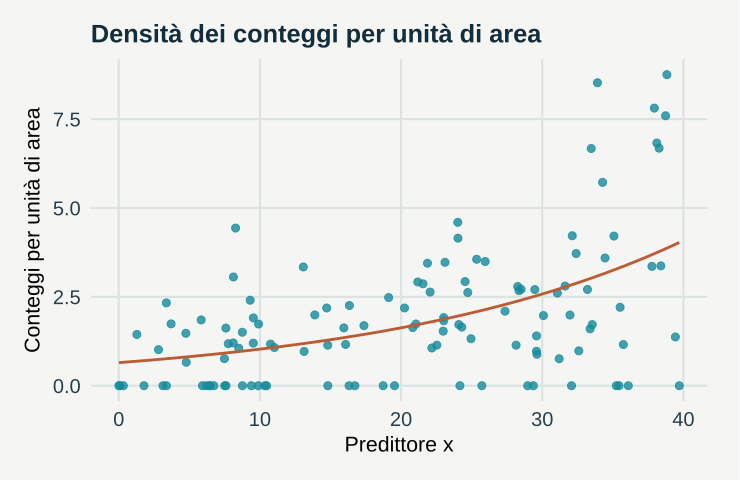

The script that saved this image:
# GeoStat Lab — funzioni comuni. R >= 4.3; ggplot2 >= 3.4; jsonlite.
suppressPackageStartupMessages(library(ggplot2))
col_geo <- c('#168B9C','#BC5B35','#7054A4','#A17B19','#227864','#64748B')
theme_set(theme_minimal(base_size=17, base_family='sans') + theme(
  plot.background=element_rect(fill='#F5F6F3',colour=NA),
  panel.background=element_rect(fill='#F5F6F3',colour=NA),
  panel.grid.minor=element_blank(),panel.grid.major=element_line(colour='#DCE3E2'),
  plot.title=element_text(size=19,face='bold',colour='#122D3B'),
  plot.subtitle=element_text(size=13,colour='#405560',margin=margin(b=12)),
  axis.text=element_text(size=15,colour='#273E4A'),axis.title=element_text(size=16),
  legend.position='bottom',legend.title=element_blank(),legend.text=element_text(size=14),
  strip.text=element_text(size=15,face='bold'),plot.margin=margin(18,24,18,18)))
metric <- function(...) data.frame(grandezza=names(c(...)),valore=as.character(c(...)),check.names=FALSE)
f <- function(x,d=3) {out<-formatC(x,digits=d,format='fg');out[!is.finite(x)]<-'Non definito';out}
line_plot <- function(d,x='x',y='y',title='',xl=x,yl=y,group=NULL) {
 p<-ggplot(d,aes(x=.data[[x]],y=.data[[y]]))
 if(is.null(group)) p<-p+geom_line(colour=col_geo[1],linewidth=1.05) else p<-p+aes(colour=.data[[group]],group=.data[[group]])+geom_line(linewidth=1)+scale_colour_manual(values=col_geo)
 p+labs(title=title,x=xl,y=yl)
}
point_plot <- function(d,x='x',y='y',title='',xl=x,yl=y,group=NULL) {
 p<-ggplot(d,aes(x=.data[[x]],y=.data[[y]]))
 if(is.null(group))p<-p+geom_point(colour=col_geo[1],size=2.5,alpha=.8) else p<-p+aes(colour=.data[[group]])+geom_point(size=2.7,alpha=.85)+scale_colour_manual(values=col_geo)
 p+labs(title=title,x=xl,y=yl)
}
hist_plot<-function(x,title='',xl='Valore',bins=20)ggplot(data.frame(x=x),aes(x))+geom_histogram(bins=bins,fill=col_geo[1],colour='#F5F6F3')+labs(title=title,x=xl,y='Frequenza')
bar_plot<-function(d,x='gruppo',y='valore',title='',yl='Valore')ggplot(d,aes(x=.data[[x]],y=.data[[y]],fill=.data[[x]]))+geom_col(width=.65)+scale_fill_manual(values=rep(col_geo,length.out=length(unique(d[[x]])) ))+guides(fill='none')+labs(title=title,x=NULL,y=yl)
map_plot<-function(d,z='z',title='',xl='Est [km]',yl='Nord [km]')ggplot(d,aes(x,y,fill=.data[[z]]))+geom_raster()+coord_equal()+scale_fill_gradientn(colours=c('#153F56','#298C9C','#B8CDB2','#F1D889','#AD542F'))+labs(title=title,x=xl,y=yl)
acf_data<-function(x,lag=20){a<-acf(x,lag.max=min(lag,length(x)-1),plot=FALSE);data.frame(x=as.vector(a$lag)[-1],y=as.vector(a$acf)[-1])}
# AR(1), distribuzione marginale stazionaria N(0, 1).
ar_series<-function(n,rho){x<-numeric(n);x[1]<-rnorm(1);for(i in 2:n)x[i]<-rho*x[i-1]+sqrt(1-rho^2)*rnorm(1);x}
# Distanze euclidee in unità metriche già dichiarate; nessuna conversione implicita di CRS.
dist_cross<-function(a,b)sqrt(outer(a[,1],b[,1],'-')^2+outer(a[,2],b[,2],'-')^2)
# Predittore IDW: i punti coincidenti ricevono esattamente il valore osservato.
idw<-function(xy,z,new,power=2){dd<-dist_cross(new,xy);apply(dd,1,function(d)if(any(d<1e-10))mean(z[d<1e-10])else weighted.mean(z,d^(-power)))}
# CART didattico binario: divisioni assiali che minimizzano l'impurità di Gini.
cart_fit<-function(x,y,depth=2,minleaf=4){
 node<-list(p=mean(y),n=length(y));if(depth<1||length(unique(y))<2||length(y)<2*minleaf)return(node)
 best<-Inf
 for(j in seq_len(ncol(x))){v<-sort(unique(x[,j])); if(length(v)<2)next
  for(cut in (head(v,-1)+tail(v,-1))/2){left<-x[,j]<=cut;nl<-sum(left);nr<-sum(!left);if(min(nl,nr)<minleaf)next
   score<-nl*mean(y[left])*(1-mean(y[left]))+nr*mean(y[!left])*(1-mean(y[!left]))
   if(score<best){best<-score;node$j<-j;node$cut<-cut;split<-left}
  }
 }
 if(is.finite(best)){node$left<-cart_fit(x[split,,drop=FALSE],y[split],depth-1,minleaf);node$right<-cart_fit(x[!split,,drop=FALSE],y[!split],depth-1,minleaf)};node
}
cart_predict<-function(tree,x)apply(x,1,function(row){t<-tree;while(!is.null(t$j))t<-if(row[t$j]<=t$cut)t$left else t$right;t$p})
p <- list(c = 0, seed = 17)
set.seed(p$seed)
n <- 120

x <- runif(n, 0, 40)

area <- exp(p$c * (x - 20)/10 + rnorm(n, 0, 0.3))

y <- rpois(n, area * exp(-0.5 + 0.05 * x))

con <- glm(y ~ x + offset(log(area)), family = poisson)

senza <- glm(y ~ x, family = poisson)

data <- data.frame(x = x, densita = y/area)

plots <- list(point_plot(data, "x", "densita", title = "Densità dei conteggi per unità di area", xl = "Predittore x", 
    yl = "Conteggi per unità di area") + geom_smooth(method = "glm", formula = y ~ x, method.args = list(family = quasipoisson), 
    se = FALSE, colour = col_geo[2]))

metrics <- metric(`Rapporto di tasso vero per 10 unità` = f(exp(0.5)), `Stima con offset` = f(exp(10 * 
    coef(con)[[2]])), `Stima senza offset` = f(exp(10 * coef(senza)[[2]])), `Correlazione fra x e log(area)` = f(cor(x, 
    log(area))))
print(metrics,row.names=FALSE)
ggplot2::ggsave('m20-offset-A.svg',plots[[1]],device=svglite::svglite,width=7.7,height=5.0,bg='#F8F6F1')
